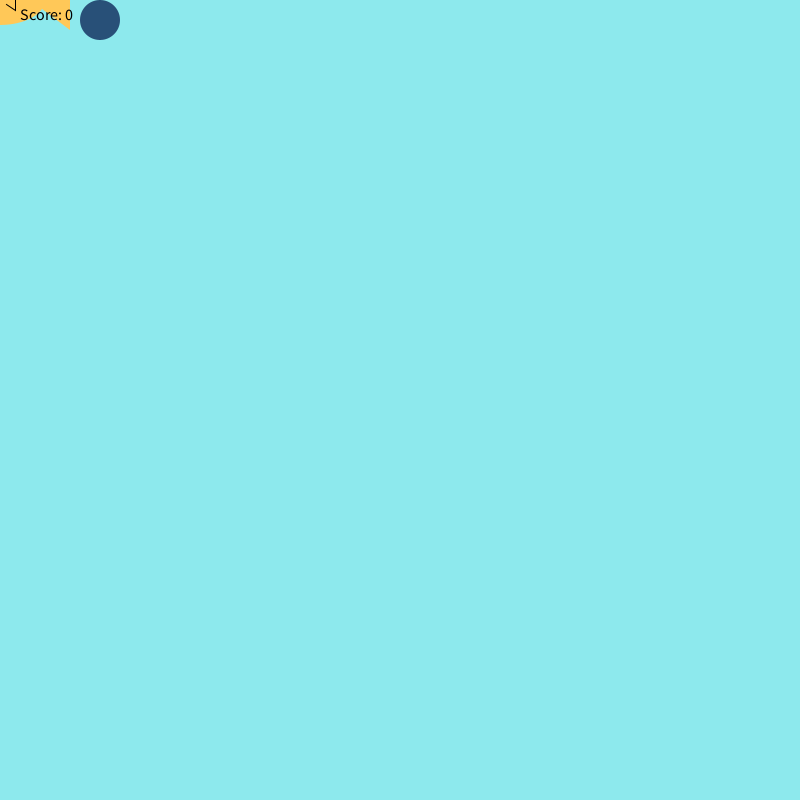
Frame 1 (no input)
Frame 60 (the mouse pressed at the canvas centre just before this capture): identical to frame 1, image omitted
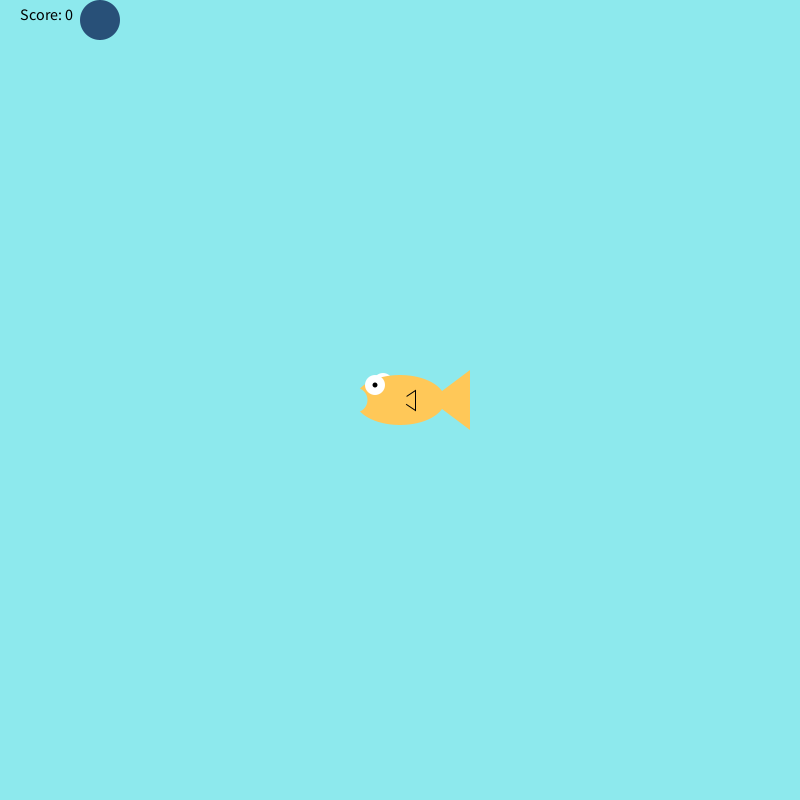
Frame 120 (the mouse held since frame 60 and released just before this capture)

The Processing sketch that drew these frames (run headless with seeded random() and noise(); from frame 60 on, the mouse is pressed at the canvas centre):

// Processing sketch: fishfeed
// ── fishfeed.pde
int foodX = 100;
int foodY = 20;
int score= 0;
void draw(){
  background(141,233,237);
  fill( 40,  80,  120);
  noStroke();
  ellipse(foodX, foodY, 40, 40);
  drawFish();
  foodY+=800;
  if(foodY>800){foodY = 20;
  //foodX = (int)random(800);
  }
  fill(0, 0, 0);
textSize(16);
text("Score: " + score, 20, 20);
checkCatch(foodX,foodY);
}
void checkCatch(int x, int y){
     if(x > mouseX && x < mouseX+70){
          if(y > mouseY-17 && y < mouseY+30){
               score++;
               foodY = 20; //if the food was eaten, make more food fall from the top
               //foodX = (int) random(width-20);
          }
     }
     else if (foodY > height && score > 0){
          score--;
     }
}
void setup(){
  size(800,800);
  frameRate(1000);
}
void drawFish(){
  noStroke();
  fill(255,255,255);
  ellipse(mouseX-17,mouseY-17,20,20); //back side eye
     fill(255,200,88);
     ellipse(mouseX,mouseY,90,50); //body
     triangle(mouseX+30,mouseY,mouseX+70,mouseY+30,mouseX+70,mouseY-30); //tail
     stroke(0);
     triangle(mouseX,mouseY,mouseX+15,mouseY+10,mouseX+15,mouseY-10); //side fin
     noStroke();
     fill(255,200,88);
     ellipse(mouseX,mouseY,15,15); //side fin cover
     noStroke();
     fill(255,255,255);
     ellipse(mouseX-25,mouseY-15,20,20); //front eye
     fill(0,0,0);
     ellipse(mouseX-25,mouseY-15,5,5); //pupil
     fill(141,233,237);
     ellipse(mouseX-45,mouseY,25,25); //mouth
}
